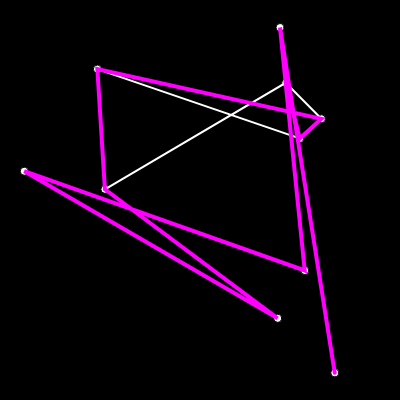
Frame 1 (no input)
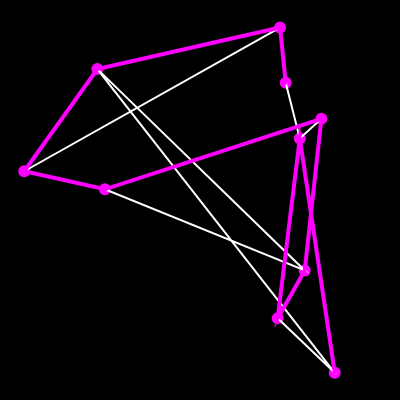
Frame 60 (no input)
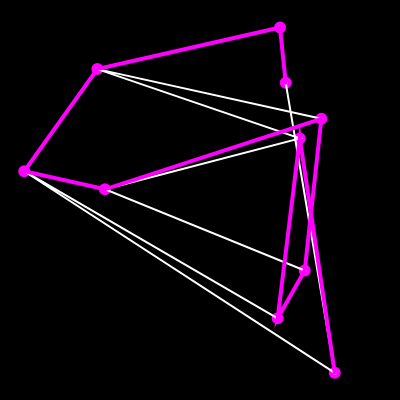
Frame 120 (the mouse pressed at the canvas centre since frame 60)

The p5.js sketch that drew these frames (run headless with seeded random() and noise() and a simulated clock; from frame 60 on, the mouse is pressed at the canvas centre):

// p5.js sketch
// ── sketch.js
let cities = [];
const totalCities = 10;
let recordDistance;
let best;

function setup() {
    createCanvas(400, 400);
    for (let i = 0; i < totalCities; i++) {
        let v = createVector(random(width), random(height));
        cities[i] = v;
    }
    let d = calcDistance(cities);
    recordDistance = d;
    best = cities.slice();
}

function draw() {
    background(0);
    fill(255);
    for (let i = 0; i < cities.length; i++) {
        ellipse(cities[i].x, cities[i].y, 8, 8);
    }

    let i = floor(random(cities.length));
    let j = floor(random(cities.length));
    swap(cities, i, j);

    let d = calcDistance(cities);
    if (d < recordDistance) {
        recordDistance = d;
        best = cities.slice();
        console.log(recordDistance);
        console.log(best);
    }

    // ?? what is begin/end shape
    stroke(255);
    strokeWeight(2);
    noFill();
    beginShape();
    for (let i = 0; i < cities.length; i++) {
        vertex(cities[i].x, cities[i].y);
    }
    endShape();
    //swap

    stroke(255, 0, 255);
    strokeWeight(4);
    noFill();
    beginShape();
    for (let i = 0; i < best.length; i++) {
        vertex(best[i].x, best[i].y);
    }
    endShape();

}

function swap(a, i, j) {
    [a[i], a[j]] = [a[j], a[i]];
}

function calcDistance(points) {
    let sum = 0;
    let d;
    for (let i = 0; i < points.length-1; i++) {
        d = dist(points[i].x, points[i].y, points[i+1].x, points[i+1].y );
        sum += d;
    }
    return sum;
}
